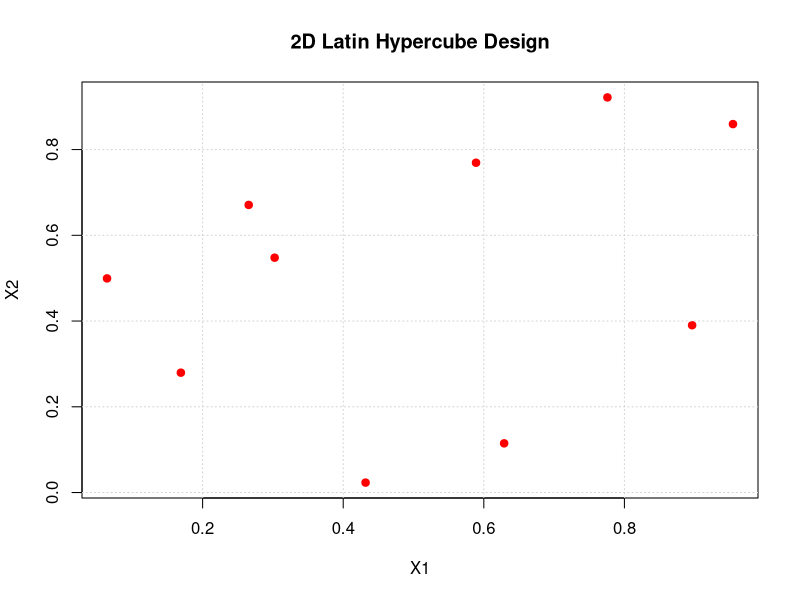

This figure's R source:
## ---- chunk 1
# Load library
library(lhs)

# Create a 2D Latin Hypercube Design with 10 points
set.seed(123)
design <- randomLHS(10, 2)

#Scale to [0,1]
design_scaled <- design

# Plot design
plot(design_scaled, main="2D Latin Hypercube Design",
xlab="X1", ylab="X2", pch=19, col="red")
grid()
